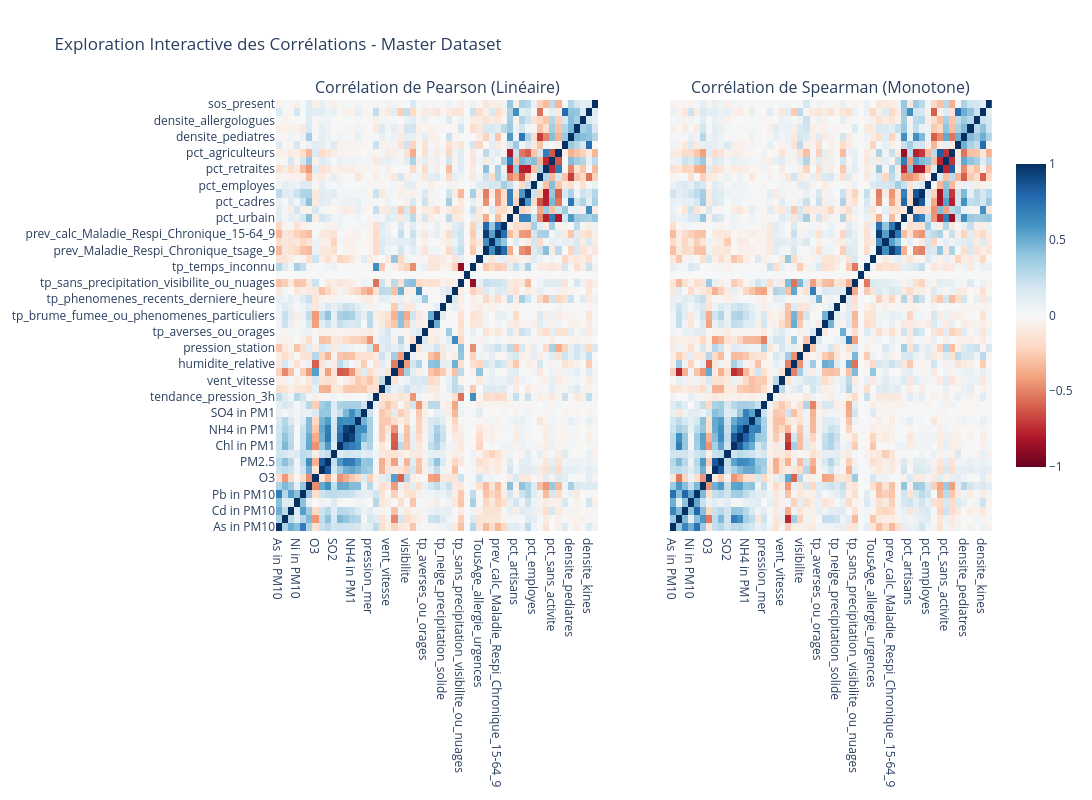

Write notebook code for a chart like this one.
### Code cell
import plotly.graph_objects as go
from plotly.subplots import make_subplots

# Calcul des matrices de corrélation sur les variables numériques
corr_pearson_FS = Merge_final_FS_MLA.select_dtypes(include=['float64', 'int64']).corr(method='pearson')
corr_spearman_FS = Merge_final_FS_MLA.select_dtypes(include=['float64', 'int64']).corr(method='spearman')

# Création des sous-graphiques côte à côte
fig = make_subplots(
    rows=1, cols=2, 
    subplot_titles=('Corrélation de Pearson (Linéaire)', 'Corrélation de Spearman (Monotone)'),
    horizontal_spacing=0.1
)

# Ajout de la heatmap Pearson
fig.add_trace(
    go.Heatmap(
        z=corr_pearson_FS.values,
        x=corr_pearson_FS.columns,
        y=corr_pearson_FS.index,
        colorscale='RdBu',
        zmin=-1, zmax=1,
        colorbar=dict(len=0.75, y=0.5)
    ),
    row=1, col=1
)

# Ajout de la heatmap Spearman
fig.add_trace(
    go.Heatmap(
        z=corr_spearman_FS.values,
        x=corr_spearman_FS.columns,
        y=corr_spearman_FS.index,
        colorscale='RdBu',
        zmin=-1, zmax=1,
        showscale=False # On masque la seconde barre d'échelle pour plus de clarté
    ),
    row=1, col=2
)

# Mise en page globale
fig.update_layout(
    title_text="Exploration Interactive des Corrélations - Master Dataset",
    height=800,
    width=1500,
    template="plotly_white"
)

# Masquer les étiquettes de l'axe des abscisses pour la figure de droite (col=2)
fig.update_yaxes(showticklabels=False, row=1, col=2)

# Affichage du graphique interactif
fig.show()

### Figure 1 — Plotly figure (JSON) as saved in the notebook; plotly's stock layout.template omitted (floating-point values rounded to 4 significant figures; data arrays with more than 128 entries replaced by an {"elided": "..."} marker saying what was removed)
{"data": [{"colorbar": {"len": 0.75, "y": 0.5}, "colorscale": [[0, "rgb(103,0,31)"], [0.1, "rgb(178,24,43)"], [0.2, "rgb(214,96,77)"], [0.3, "rgb(244,165,130)"], [0.4, "rgb(253,219,199)"], [0.5, "rgb(247,247,247)"], [0.6, "rgb(209,229,240)"], [0.7, "rgb(146,197,222)"], [0.8, "rgb(67,147,195)"], [0.9, "rgb(33,102,172)"], [1, "rgb(5,48,97)"]], "type": "heatmap", "x": ["As in PM10", "BaP in PM10", "Cd in PM10", "Ni in PM10", "Pb in PM10", "NO2", "O3", "PM10", "PM2.5", "SO2", "Chl in PM1", "NO3 in PM1", "NH4 in PM1", "Org in PM1", "SO4 in PM1", "pression_mer", "tendance_pression_3h", "vent_direction", "vent_vitesse", "temperature_kelvin", "humidite_relative", "visibilite", "pression_station", "precipitation_3h", "tp_averses_ou_orages", "tp_brouillard", "tp_brume_fumee_ou_phenomenes_particuliers", "tp_neige_precipitation_solide", "tp_phenomenes_recents_derniere_heure", "tp_pluie_ou_bruine", "tp_sans_precipitation_visibilite_ou_nuages", "tp_tempete_poussiere_chasse_neige", "tp_temps_inconnu", "TousAge_allergie_urgences", "prev_Maladie_Respi_Chronique_tsage_9", "prev_calc_Maladie_Respi_Chronique_0-14_9", "prev_calc_Maladie_Respi_Chronique_15-64_9", "prev_calc_Maladie_Respi_Chronique_65+_9", "pct_urbain", "pct_artisans", "pct_cadres", "pct_prof_inter", "pct_employes", "pct_ouvriers", "pct_retraites", "pct_sans_activite", "pct_agriculteurs", "densite_generalistes", "densite_pediatres", "densite_pneumologues", "densite_allergologues", "densite_kines", "sos_present"], "xaxis": "x", "y": ["As in PM10", "BaP in PM10", "Cd in PM10", "Ni in PM10", "Pb in PM10", "NO2", "O3", "PM10", "PM2.5", "SO2", "Chl in PM1", "NO3 in PM1", "NH4 in PM1", "Org in PM1", "SO4 in PM1", "pression_mer", "tendance_pression_3h", "vent_direction", "vent_vitesse", "temperature_kelvin", "humidite_relative", "visibilite", "pression_station", "precipitation_3h", "tp_averses_ou_orages", "tp_brouillard", "tp_brume_fumee_ou_phenomenes_particuliers", "tp_neige_precipitation_solide", "tp_phenomenes_recents_derniere_heure", "tp_pluie_ou_bruine", "tp_sans_precipitation_visibilite_ou_nuages", "tp_tempete_poussiere_chasse_neige", "tp_temps_inconnu", "TousAge_allergie_urgences", "prev_Maladie_Respi_Chronique_tsage_9", "prev_calc_Maladie_Respi_Chronique_0-14_9", "prev_calc_Maladie_Respi_Chronique_15-64_9", "prev_calc_Maladie_Respi_Chronique_65+_9", "pct_urbain", "pct_artisans", "pct_cadres", "pct_prof_inter", "pct_employes", "pct_ouvriers", "pct_retraites", "pct_sans_activite", "pct_agriculteurs", "densite_generalistes", "densite_pediatres", "densite_pneumologues", "densite_allergologues", "densite_kines", "sos_present"], "yaxis": "y", "z": {"elided": "53x53 float values"}, "zmax": 1, "zmin": -1}, {"colorscale": [[0, "rgb(103,0,31)"], [0.1, "rgb(178,24,43)"], [0.2, "rgb(214,96,77)"], [0.3, "rgb(244,165,130)"], [0.4, "rgb(253,219,199)"], [0.5, "rgb(247,247,247)"], [0.6, "rgb(209,229,240)"], [0.7, "rgb(146,197,222)"], [0.8, "rgb(67,147,195)"], [0.9, "rgb(33,102,172)"], [1, "rgb(5,48,97)"]], "showscale": false, "type": "heatmap", "x": ["As in PM10", "BaP in PM10", "Cd in PM10", "Ni in PM10", "Pb in PM10", "NO2", "O3", "PM10", "PM2.5", "SO2", "Chl in PM1", "NO3 in PM1", "NH4 in PM1", "Org in PM1", "SO4 in PM1", "pression_mer", "tendance_pression_3h", "vent_direction", "vent_vitesse", "temperature_kelvin", "humidite_relative", "visibilite", "pression_station", "precipitation_3h", "tp_averses_ou_orages", "tp_brouillard", "tp_brume_fumee_ou_phenomenes_particuliers", "tp_neige_precipitation_solide", "tp_phenomenes_recents_derniere_heure", "tp_pluie_ou_bruine", "tp_sans_precipitation_visibilite_ou_nuages", "tp_tempete_poussiere_chasse_neige", "tp_temps_inconnu", "TousAge_allergie_urgences", "prev_Maladie_Respi_Chronique_tsage_9", "prev_calc_Maladie_Respi_Chronique_0-14_9", "prev_calc_Maladie_Respi_Chronique_15-64_9", "prev_calc_Maladie_Respi_Chronique_65+_9", "pct_urbain", "pct_artisans", "pct_cadres", "pct_prof_inter", "pct_employes", "pct_ouvriers", "pct_retraites", "pct_sans_activite", "pct_agriculteurs", "densite_generalistes", "densite_pediatres", "densite_pneumologues", "densite_allergologues", "densite_kines", "sos_present"], "xaxis": "x2", "y": ["As in PM10", "BaP in PM10", "Cd in PM10", "Ni in PM10", "Pb in PM10", "NO2", "O3", "PM10", "PM2.5", "SO2", "Chl in PM1", "NO3 in PM1", "NH4 in PM1", "Org in PM1", "SO4 in PM1", "pression_mer", "tendance_pression_3h", "vent_direction", "vent_vitesse", "temperature_kelvin", "humidite_relative", "visibilite", "pression_station", "precipitation_3h", "tp_averses_ou_orages", "tp_brouillard", "tp_brume_fumee_ou_phenomenes_particuliers", "tp_neige_precipitation_solide", "tp_phenomenes_recents_derniere_heure", "tp_pluie_ou_bruine", "tp_sans_precipitation_visibilite_ou_nuages", "tp_tempete_poussiere_chasse_neige", "tp_temps_inconnu", "TousAge_allergie_urgences", "prev_Maladie_Respi_Chronique_tsage_9", "prev_calc_Maladie_Respi_Chronique_0-14_9", "prev_calc_Maladie_Respi_Chronique_15-64_9", "prev_calc_Maladie_Respi_Chronique_65+_9", "pct_urbain", "pct_artisans", "pct_cadres", "pct_prof_inter", "pct_employes", "pct_ouvriers", "pct_retraites", "pct_sans_activite", "pct_agriculteurs", "densite_generalistes", "densite_pediatres", "densite_pneumologues", "densite_allergologues", "densite_kines", "sos_present"], "yaxis": "y2", "z": {"elided": "53x53 float values"}, "zmax": 1, "zmin": -1}], "layout": {"annotations": [{"font": {"size": 16}, "showarrow": false, "text": "Corrélation de Pearson (Linéaire)", "x": 0.225, "xanchor": "center", "xref": "paper", "y": 1, "yanchor": "bottom", "yref": "paper"}, {"font": {"size": 16}, "showarrow": false, "text": "Corrélation de Spearman (Monotone)", "x": 0.775, "xanchor": "center", "xref": "paper", "y": 1, "yanchor": "bottom", "yref": "paper"}], "height": 800, "title": {"text": "Exploration Interactive des Corrélations - Master Dataset"}, "width": 1500, "xaxis": {"anchor": "y", "domain": [0, 0.45]}, "xaxis2": {"anchor": "y2", "domain": [0.55, 1]}, "yaxis": {"anchor": "x", "domain": [0, 1]}, "yaxis2": {"anchor": "x2", "domain": [0, 1], "showticklabels": false}}}
